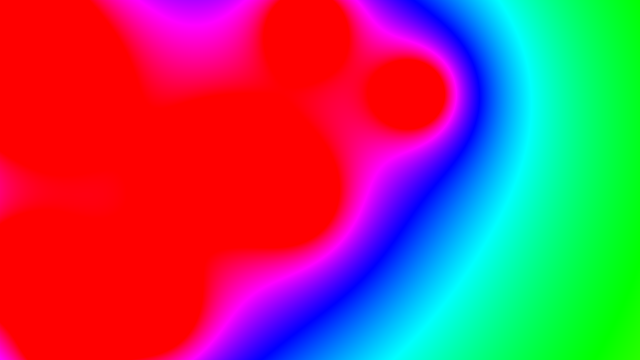
Frame 1 (no input)
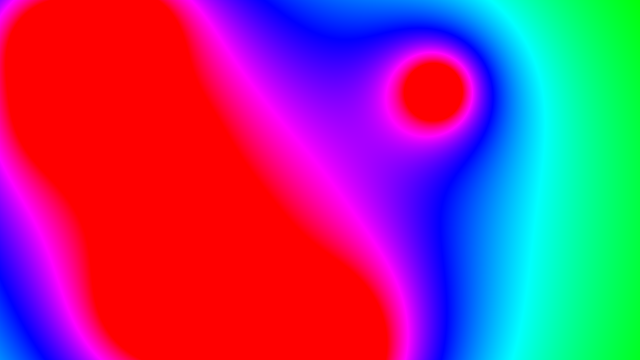
Frame 60 (the mouse pressed at the canvas centre just before this capture)
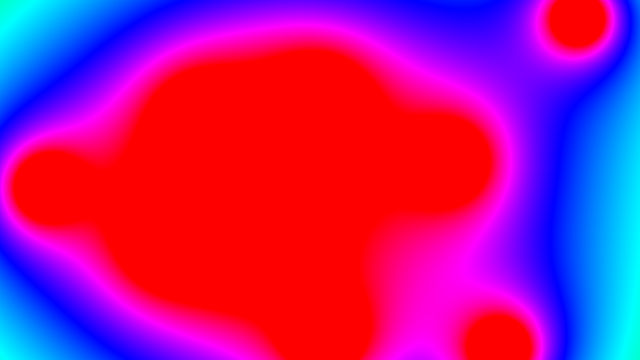
Frame 120 (the mouse held since frame 60 and released just before this capture)

The Processing sketch that drew these frames (run headless with seeded random() and noise(); from frame 60 on, the mouse is pressed at the canvas centre):

// Processing sketch: blob
// ── blob.pde
//Blob b;
Blob[] blobs = new Blob[10];
void setup(){
  size(640,360);
  colorMode(HSB);
  for(int i=0;i<blobs.length;i++){
    blobs[i] = new Blob(random(width),random(height));
  }
  //b = new Blob(100,100);
  
}

void draw(){
  background(51);
  
  loadPixels();
  for(int x =0;x<width;x++){
    for(int y=0;y<height;y++){
      int index = x+y*width;
      float sum =0;
      for(Blob b:blobs){
      float d = dist(x,y,b.pos.x,b.pos.y);
      sum += 100*blobs[0].r/d;
      }
      pixels[index] = color(sum,255,255);
    }
  }
  updatePixels();
  for(Blob b:blobs){
  b.update();
  //b.show();
  }
}

// ── color.pde
class Blob {
   PVector pos;
   float r;
   PVector vel;
   
 Blob(float x, float y){
    pos = new PVector(x,y);
    vel = PVector.random2D();
    vel.mult(random(2,5));
    r = 40;
    
  }
  void update(){
    pos.add(vel);
    if(pos.x>width||pos.x<0){
      vel.x *=-1;
    }
    if(pos.y>height||pos.y<0){
      vel.y *=-1;
    }
  }
  void show(){
    noFill();
    stroke(0);
    strokeWeight(4);
    ellipse(pos.x,pos.y,r*2,r*2);
  }
}
